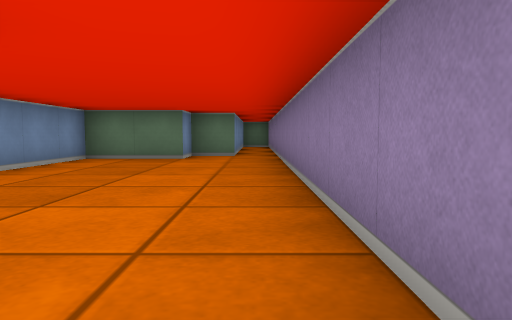
View 1 (above)

13 first-person views from a walk through a cub3D maze. The camera is about half as high as the walls, tilts 4° down and sees 70° across. The floor is counted in squares. Each view is taken from the middle of a square. On the plan, view 1 faces up. The plan holds only what a view shows up to about 9 squares ahead; the rest is blank. The place goes on beyond the plan.

View 2
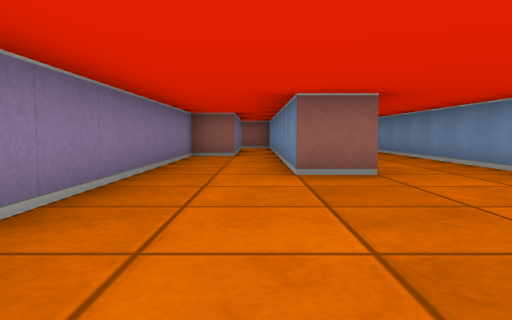

View 3
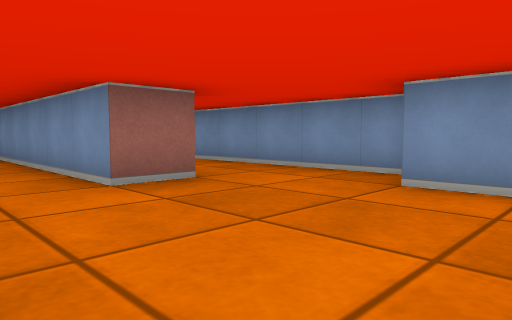

View 4
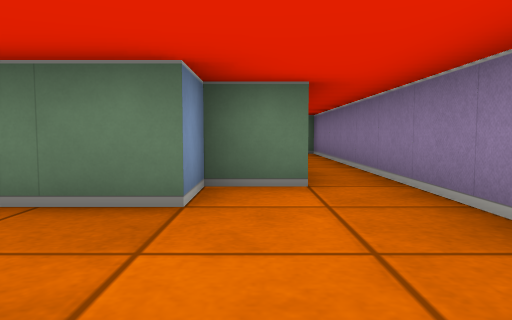

View 5
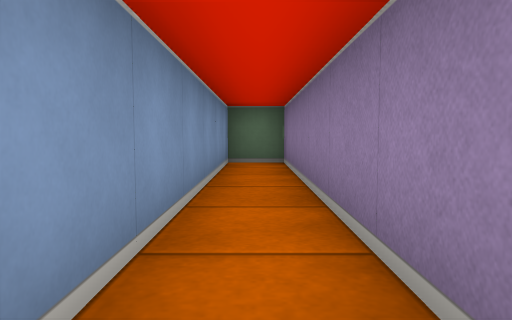

View 6
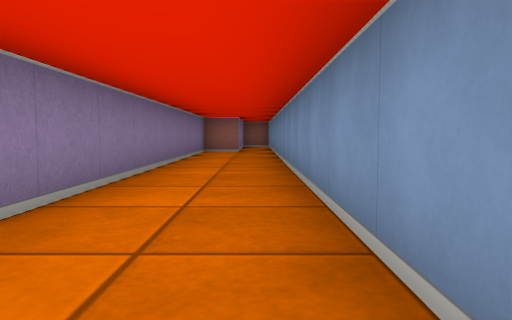

View 7
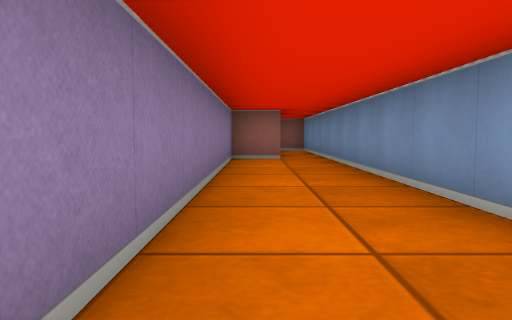

View 8
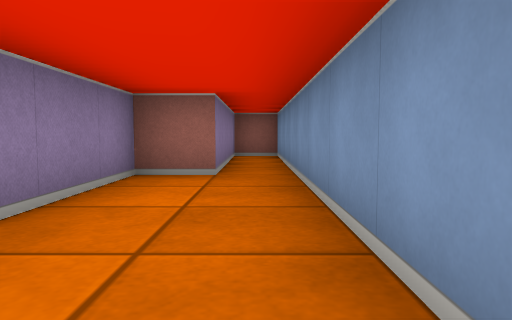

View 9
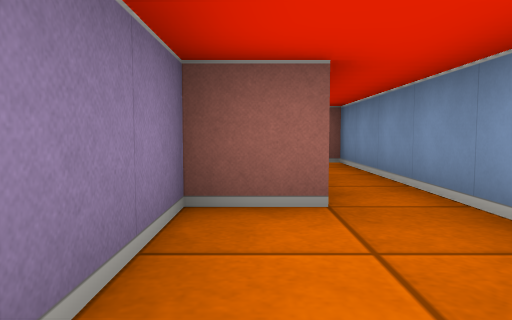

View 10
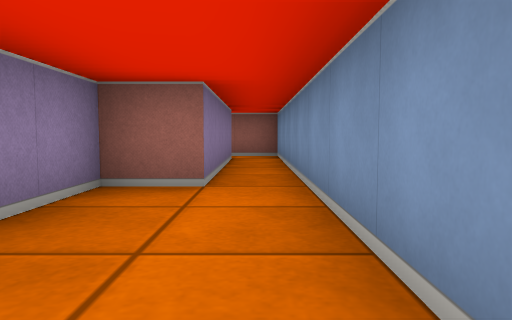

View 11
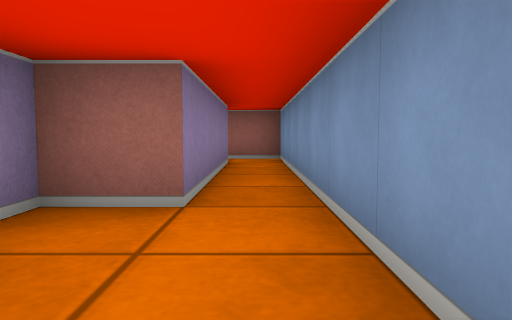

View 12
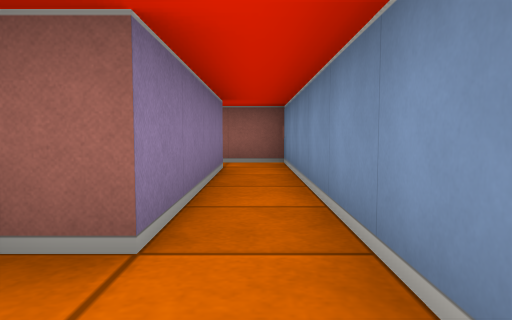

View 13
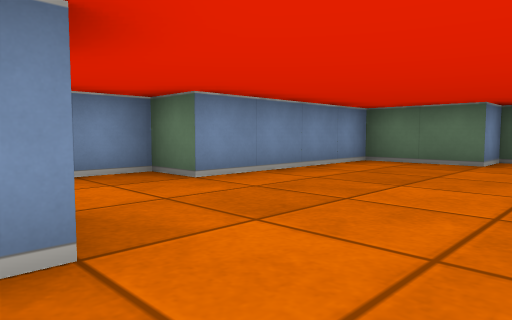

### Floor plan
Points are (right, up) in squares from view 1. A wall is a line through its corners. A room is listed if a view was taken in it or the views show most of it. See-through windows are left out.
Room 1 (views 1, 2, 3, 4, 5, 6, 7, 8, 9, 10, 11, 12, 13)
walls: (-2.6, 1.5) (-1.5, 1.5) (-1.5, -2.5); (-0.5, -2.5) (0.5, -2.5) (0.5, 14.5) (-0.5, 14.5) (-0.5, 8.5) (-1.5, 8.5) (-1.5, 7.5) (-3.5, 7.5) (-3.5, 3.5) (-4.5, 3.5) (-4.5, -13.5) (-3.5, -13.5) (-3.5, -9.5) (-2.5, -9.5) (-2.5, -1)
ways out: opening at (-1, -2) to room 2
Room 2 (no view inside)
walls: (-0.5, -6.5) (-0.5, -2.5); (-1.5, -2.5) (-1.5, -7.5) (-0.4, -7.5)
ways out: opening at (-1, -2) to room 1

Positions as (right, up) in squares from view 1, and headings:
1: (0, 0), facing up
2: (-1, 6), facing down
3: (0, 5), facing down-left
4: (-1, 5), facing up
5: (0, 8), facing up
6: (-4, 1), facing down
7: (-3, -2), facing down
8: (-4, -5), facing down
9: (-3, -7), facing down
10: (-1, 1), facing down
11: (-1, 0), facing down
12: (-1, -1), facing down
13: (0, 1), facing up-left
